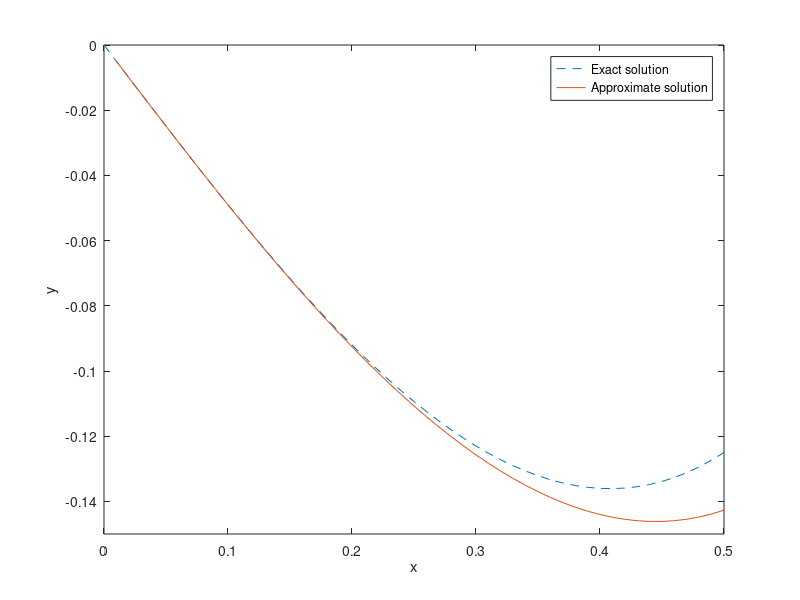

MATLAB code to generate this figure:
%% Neumann method
clear all
clc
%% y(x)=integral[-0.5;0.5]((x^2+t^2)*y(t)*dt)+x^3-x/2
%x=0:0.01:0.5;
deltaT=0.01;
a=-0.5;
b=0.5;
N=(b-a)/deltaT;
x_value=zeros(1,N);
%t=zeros(1,N);
y=zeros(1,N+1);
y(1)=0;
for i=1:N+1
   sum=0;
   for j=1:i
       x=i*deltaT;
       x_value(i)=x;
       t=j*deltaT;
       sum=sum+(x^2 + t^2)*y(j)*deltaT;
   end
   y(i+1)= sum + x^3 - x/2;
end
ynum = zeros(1,N);
for k=2:N+2
    ynum(k-1) = y(k);
end
result = [x_value' ynum']
%% Comparison chart
xd = 0:0.01:0.5;
y_accurate=xd.^3-xd./2;
plot(xd,y_accurate,'--');
hold on;
plot(x_value,ynum);
xlim([0 0.5]);
ylim([-0.15 0]);
xlabel('x');
ylabel('y');
legend('Exact solution','Approximate solution');